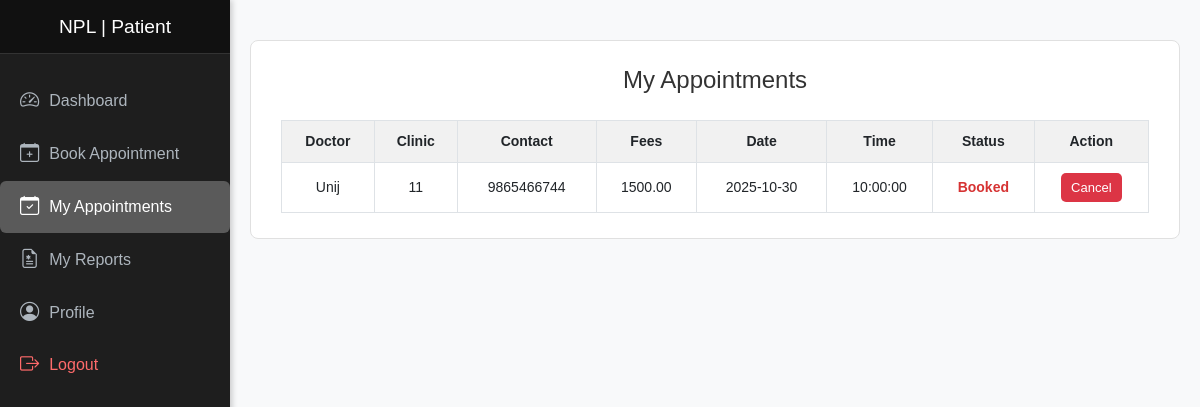
Screenshot of /Patient/my_appointments.php (signed in) with the database file from the repository.
### tables this page shows
CREATE TABLE `appointment_slots` (
  `id` int(11) NOT NULL,
  `doctor_id` int(11) NOT NULL,
  `appointment_date` date NOT NULL,
  `appointment_time` time NOT NULL,
  `status` enum('available','booked') DEFAULT 'available',
  `patient_id` int(11) DEFAULT NULL,
  `patient_name` varchar(100) DEFAULT NULL,
  `patient_contact` varchar(20) DEFAULT NULL
);

CREATE TABLE `doctors` (
  `id` int(11) NOT NULL,
  `specialization_id` int(11) NOT NULL,
  `department_id` int(11) NOT NULL,
  `doctor_name` varchar(150) NOT NULL,
  `clinic_address` varchar(255) NOT NULL,
  `consultancy_fees` decimal(10,2) NOT NULL,
  `contact_no` varchar(20) NOT NULL,
  `email` varchar(100) NOT NULL,
  `password` varchar(255) NOT NULL,
  `created_at` timestamp NOT NULL DEFAULT current_timestamp(),
  `reset_token` varchar(255) DEFAULT NULL,
  `reset_expiry` datetime DEFAULT NULL
);

### Patient/my_appointments.php (the view, shortened to what this page needs)
<?php
require 'db.php';
$patient_id = $_SESSION['patient_id'];
$stmt = $con->prepare("
    SELECT a.id, a.appointment_date, a.appointment_time, a.status,
           d.doctor_name, d.clinic_address, d.contact_no, d.consultancy_fees
    FROM appointment_slots a
    JOIN doctors d ON a.doctor_id = d.id
    WHERE a.patient_id = ?
    ORDER BY a.appointment_date DESC, a.appointment_time DESC
");
$stmt->bind_param("i", $patient_id);
$stmt->execute();
$result = $stmt->get_result();
?>
<!DOCTYPE html>
<html lang="en">
<head>
<?php include 'patient_sidebar.php'; ?>
</head>
<body>
<div class="main">
    <div class="container">
        <h2>My Appointments</h2>
        <?php if ($result->num_rows > 0): ?>
        <table>
            <tr>
                <th>Doctor</th>
                <th>Clinic</th>
                <th>Contact</th>
                <th>Fees</th>
                <th>Date</th>
                <th>Time</th>
                <th>Status</th>
                <th>Action</th>
            </tr>
            <?php while($row = $result->fetch_assoc()): ?>
            <tr>
                <td><?= htmlspecialchars($row['doctor_name']) ?></td>
                <td><?= htmlspecialchars($row['clinic_address']) ?></td>
                <td><?= htmlspecialchars($row['contact_no']) ?></td>
                <td><?= htmlspecialchars($row['consultancy_fees']) ?></td>
                <td><?= htmlspecialchars($row['appointment_date']) ?></td>
                <td><?= htmlspecialchars($row['appointment_time']) ?></td>
                <td class="status-<?= htmlspecialchars($row['status']) ?>">
                    <?= ucfirst($row['status']) ?>
                </td>
                <td>
                    <?php if ($row['status'] === 'booked'): ?>
                        <form method="post" onsubmit="return confirm('Cancel this appointment?')">
                            <button type="submit" class="cancel-btn">Cancel</button>
                        </form>
                    <?php else: ?>
                        —
                    <?php endif; ?>
                </td>
            </tr>
            <?php endwhile; ?>
        </table>
        <?php else: ?>
            <p style="text-align:center;">No appointments found.</p>
        <?php endif; ?>
    </div>
</div>
</body>
</html>

### Patient/patient_sidebar.php (style rules this page uses)
body { margin: 0; font-family: 'Segoe UI', Arial, sans-serif; }

### Patient/my_appointments.php (style rules this page uses)
body { margin: 0; font-family: "Poppins", sans-serif; background: #f8f9fa; display: flex; }
.main { flex: 1; padding: 40px 20px; margin-left: 230px; }
.container { max-width: 1000px; margin: auto; background: #fff; padding: 25px 30px; border-radius: 8px; border: 1px solid #e0e0e0; }
h2 { text-align: center; font-size: 24px; color: #333; margin-bottom: 25px; }
table { width: 100%; border-collapse: collapse; margin-top: 10px; font-size: 14px; }
th, td { border: 1px solid #dee2e6; padding: 10px; text-align: center; }
th { background: #f1f1f1; font-weight: 600; }
.status-booked { color: #d63333; font-weight: 600; }
.cancel-btn { background: #dc3545; color: white; border: none; padding: 5px 10px; border-radius: 5px; cursor: pointer; font-size: 13px; }

### rows the page displays
appointment_slots: doctor.doctor_name "Unij", doctor.clinic_address "11", doctor.contact_no "9865466744", doctor.consultancy_fees "1500.00", appointment_date "2025-10-30", appointment_time "10:00:00", status "Booked"
